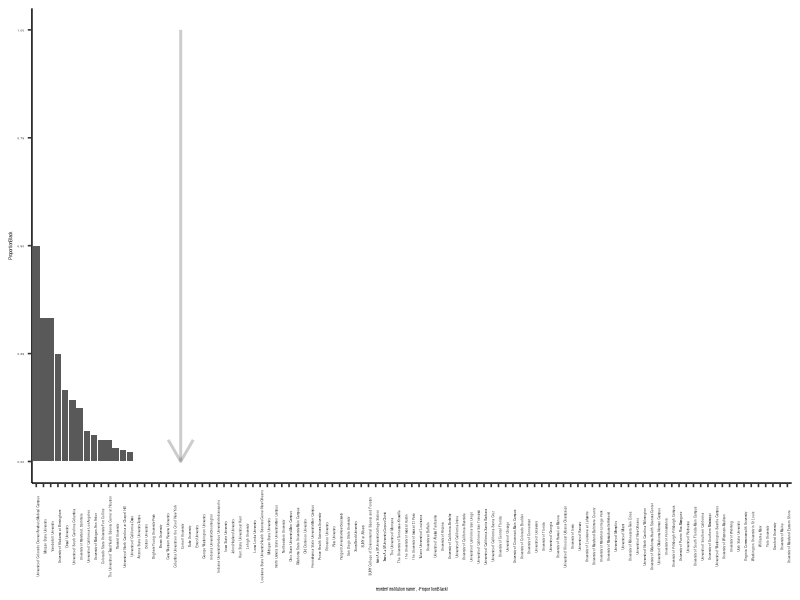
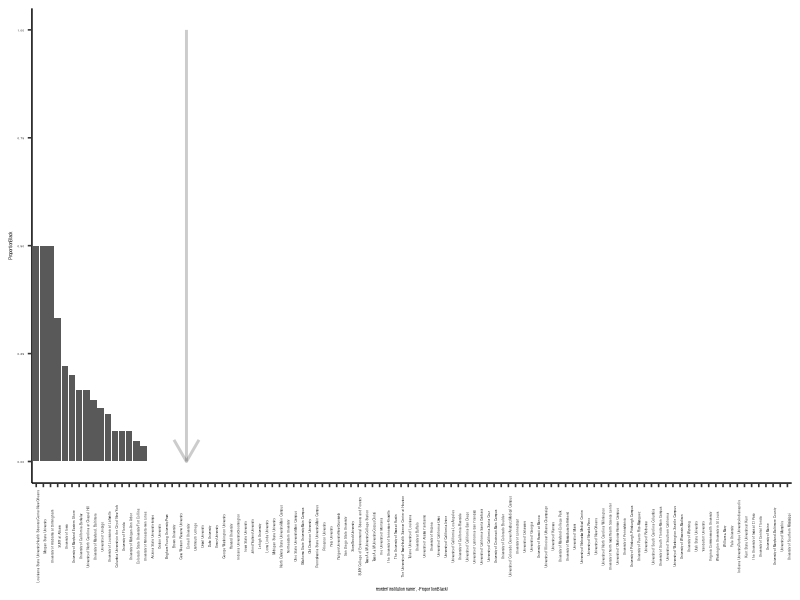
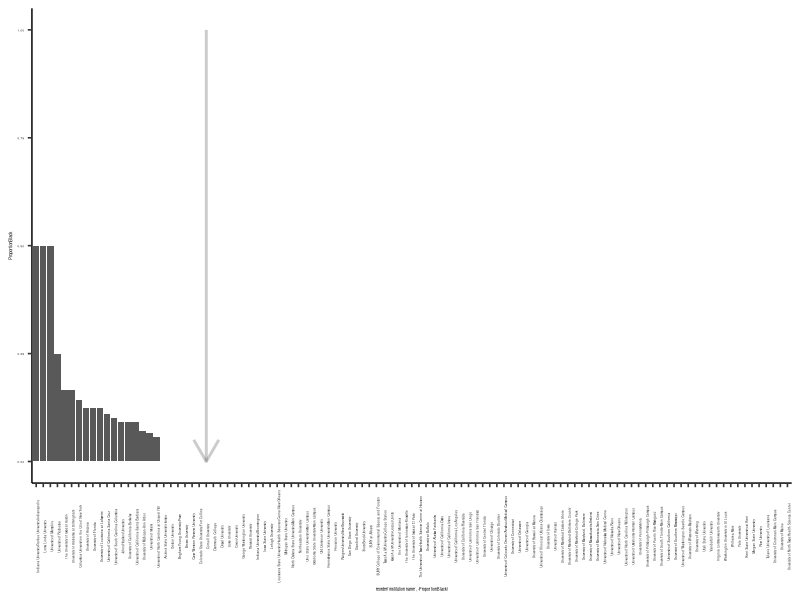
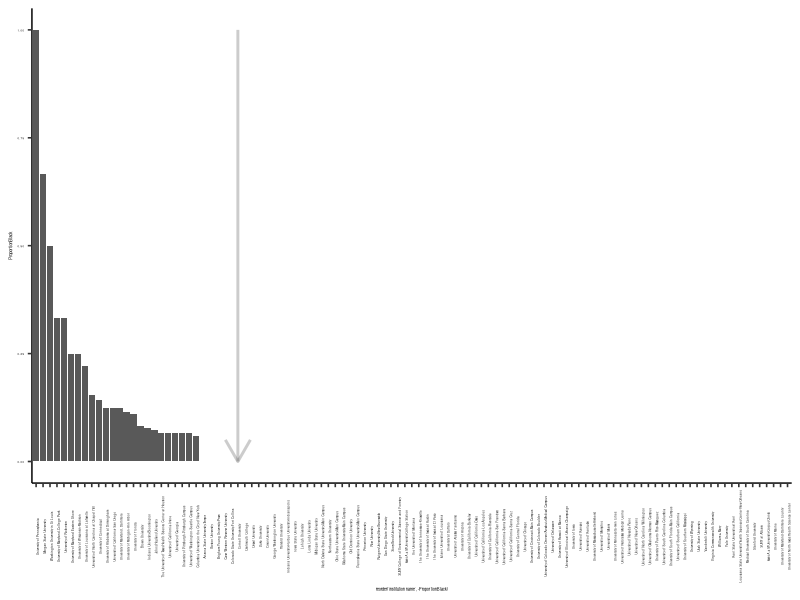
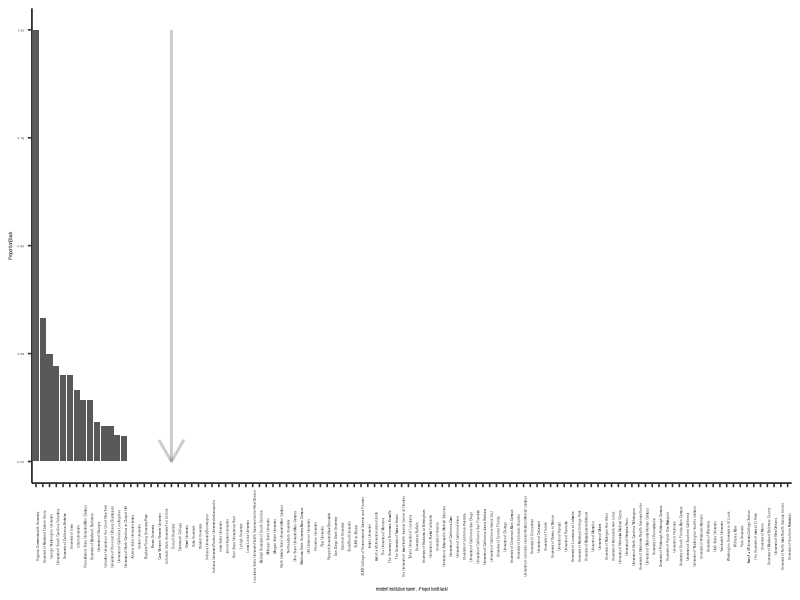
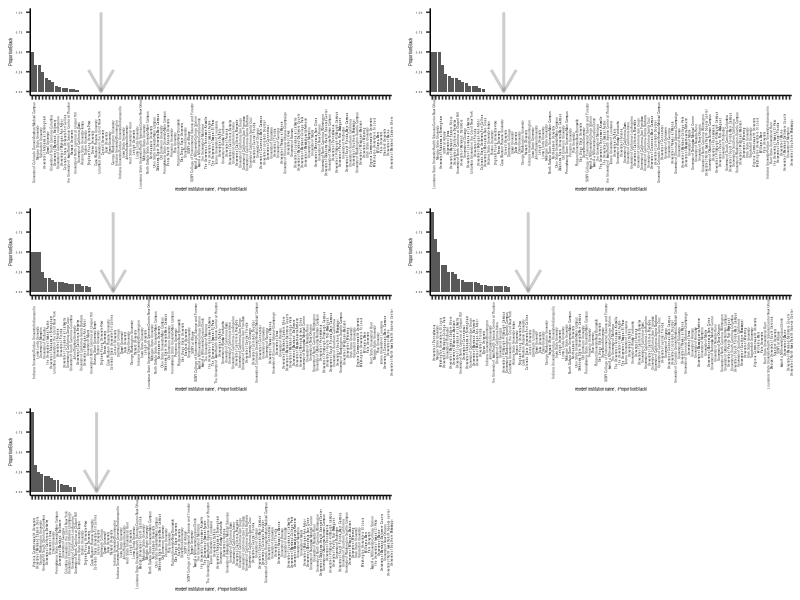
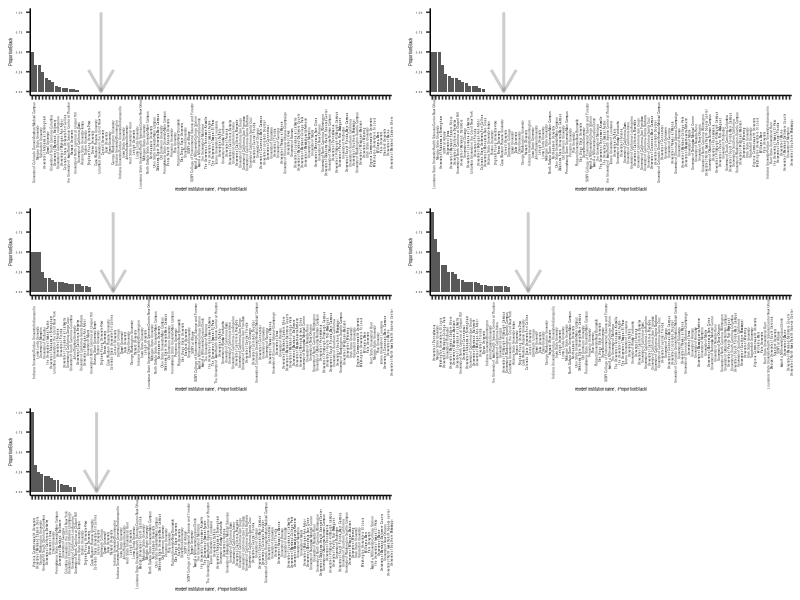

Write R code to recreate these figures, in order.
# Load packages:
library(plyr)
library(tidyverse)
library(scales)
library(ggpubr)
theme_set(theme_pubr())

# Read completion data files:
IPEDS2017 <- read_csv("./IPEDSData/CSV_1192020-936.csv")
IPEDS2016 <- read_csv("./IPEDSData/CSV_1192020-687.csv")
IPEDS2019 <- read_csv("./IPEDSData/CSV_1192020-519.csv")
IPEDS2018 <- read_csv("./IPEDSData/CSV_1192020-366.csv")
IPEDS2015 <- read_csv("./IPEDSData/CSV_1192020-194.csv")

# Process the completion data:
IPEDS2015 <- select(IPEDS2015, -c("unitid", "year", "C2015_A.First or Second Major", "C2015_A.CIP Code -  2010 Classification", "C2015_A.Award Level code", "CipTitle", "IDX_C"))
IPEDS2015$ProportionBlack <- IPEDS2015$"C2015_A_RV.Black or African American total" / IPEDS2015$"C2015_A_RV.Grand total"
IPEDS2015Long <- pivot_longer(IPEDS2015, cols = "C2015_A_RV.Grand total":"ProportionBlack")

IPEDS2016 <- select(IPEDS2016, -c("unitid", "year", "C2016_A.First or Second Major", "C2016_A.CIP Code -  2010 Classification", "C2016_A.Award Level code", "CipTitle", "IDX_C"))
IPEDS2016$ProportionBlack <- IPEDS2016$"C2016_A_RV.Black or African American total" / IPEDS2016$"C2016_A_RV.Grand total"
IPEDS2016Long <- pivot_longer(IPEDS2016, cols = "C2016_A_RV.Grand total":"ProportionBlack")

IPEDS2017 <- select(IPEDS2017, -c("unitid", "year", "C2017_A.First or Second Major", "C2017_A.CIP Code -  2010 Classification", "C2017_A.Award Level code", "CipTitle", "IDX_C"))
IPEDS2017$ProportionBlack <- IPEDS2017$"C2017_A_RV.Black or African American total" / IPEDS2017$"C2017_A_RV.Grand total"
IPEDS2017Long <- pivot_longer(IPEDS2017, cols = "C2017_A_RV.Grand total":"ProportionBlack")

IPEDS2018 <- select(IPEDS2018, -c("unitid", "year", "C2018_A.First or Second Major", "C2018_A.CIP Code -  2010 Classification", "C2018_A.Award Level code", "CipTitle", "IDX_C"))
IPEDS2018$ProportionBlack <- IPEDS2018$"C2018_A_RV.Black or African American total" / IPEDS2018$"C2018_A_RV.Grand total"
IPEDS2018Long <- pivot_longer(IPEDS2018, cols = "C2018_A_RV.Grand total":"ProportionBlack")

IPEDS2019 <- select(IPEDS2019, -c("unitid", "year", "C2019_A.First or Second Major", "C2019_A.CIP Code -  2010 Classification", "C2019_A.Award Level code", "CipTitle", "IDX_C"))
IPEDS2019$ProportionBlack <- IPEDS2019$"C2019_A.Black or African American total" / IPEDS2019$"C2019_A.Grand total"
IPEDS2019Long <- pivot_longer(IPEDS2019, cols = "C2019_A.Grand total":"ProportionBlack")

# Plot completion data:
BlackProportionPlotting <- function(data, plotname) {
  plotname <- ggplot(data = data) + geom_col(mapping = aes(x = reorder(`institution name`, -ProportionBlack), y = ProportionBlack)) + theme(axis.text.x = element_text(angle = 90), axis.text = element_text(size = 2), axis.title = element_text(size = 3)) + annotate("segment", x = "Cornell University", xend = "Cornell University", y = 1, yend = 0, size = 1, alpha = 0.2, arrow = arrow())
  plot(plotname)
  #ggsave(filename = filename, plot = last_plot(), device = "pdf")
}

BPC2015 <- BlackProportionPlotting(IPEDS2015, "BPC2015")
BPC2016 <- BlackProportionPlotting(IPEDS2016, "BPC2016")
BPC2017 <- BlackProportionPlotting(IPEDS2017, "BPC2017")
BPC2018 <- BlackProportionPlotting(IPEDS2018, "BPC2018")
BPC2019 <- BlackProportionPlotting(IPEDS2019, "BPC2019")

BPCCombined <- ggarrange(BPC2015, BPC2016, BPC2017, BPC2018, BPC2019, ncol = 2, nrow = 3)
plot(BPCCombined)
ggsave(filename = "BPCCombined.pdf", plot = last_plot(), device = "pdf")
